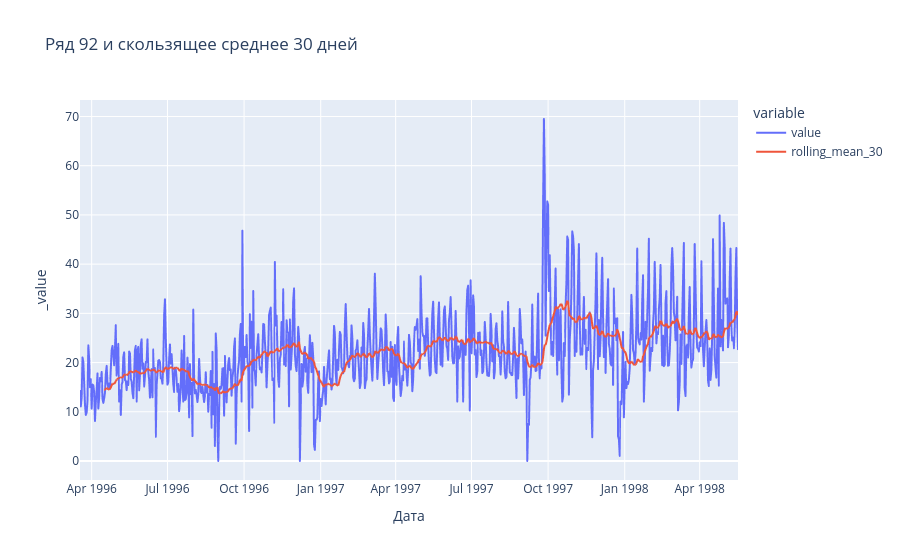

Notebook code for this chart:
### Code cell
series_92["rolling_mean_30"] = series_92["value"].rolling(window=30).mean()

fig = px.line(
    series_92,
    x="date",
    y=["value", "rolling_mean_30"],
    title="Ряд 92 и скользящее среднее 30 дней",
    labels={
        "date": "Дата",
        "value": "Значение"
    }
)

fig.show()

### Figure 1 — Plotly figure (JSON) as saved in the notebook; plotly's stock layout.template omitted (floating-point values rounded to 4 significant figures; data arrays with more than 128 entries replaced by an {"elided": "..."} marker saying what was removed)
{"data": [{"hovertemplate": "variable=value<br>Дата=%{x}<br>_value=%{y}<extra></extra>", "legendgroup": "value", "line": {"color": "#636efa", "dash": "solid"}, "marker": {"symbol": "circle"}, "mode": "lines", "name": "value", "showlegend": true, "type": "scattergl", "x": {"elided": "791 str values"}, "xaxis": "x", "y": {"elided": "791 float values"}, "yaxis": "y"}, {"hovertemplate": "variable=rolling_mean_30<br>Дата=%{x}<br>_value=%{y}<extra></extra>", "legendgroup": "rolling_mean_30", "line": {"color": "#EF553B", "dash": "solid"}, "marker": {"symbol": "circle"}, "mode": "lines", "name": "rolling_mean_30", "showlegend": true, "type": "scattergl", "x": {"elided": "791 str values"}, "xaxis": "x", "y": {"elided": "791 float values"}, "yaxis": "y"}], "layout": {"legend": {"title": {"text": "variable"}, "tracegroupgap": 0}, "title": {"text": "Ряд 92 и скользящее среднее 30 дней"}, "xaxis": {"anchor": "y", "domain": [0, 1], "title": {"text": "Дата"}}, "yaxis": {"anchor": "x", "domain": [0, 1], "title": {"text": "_value"}}}}
